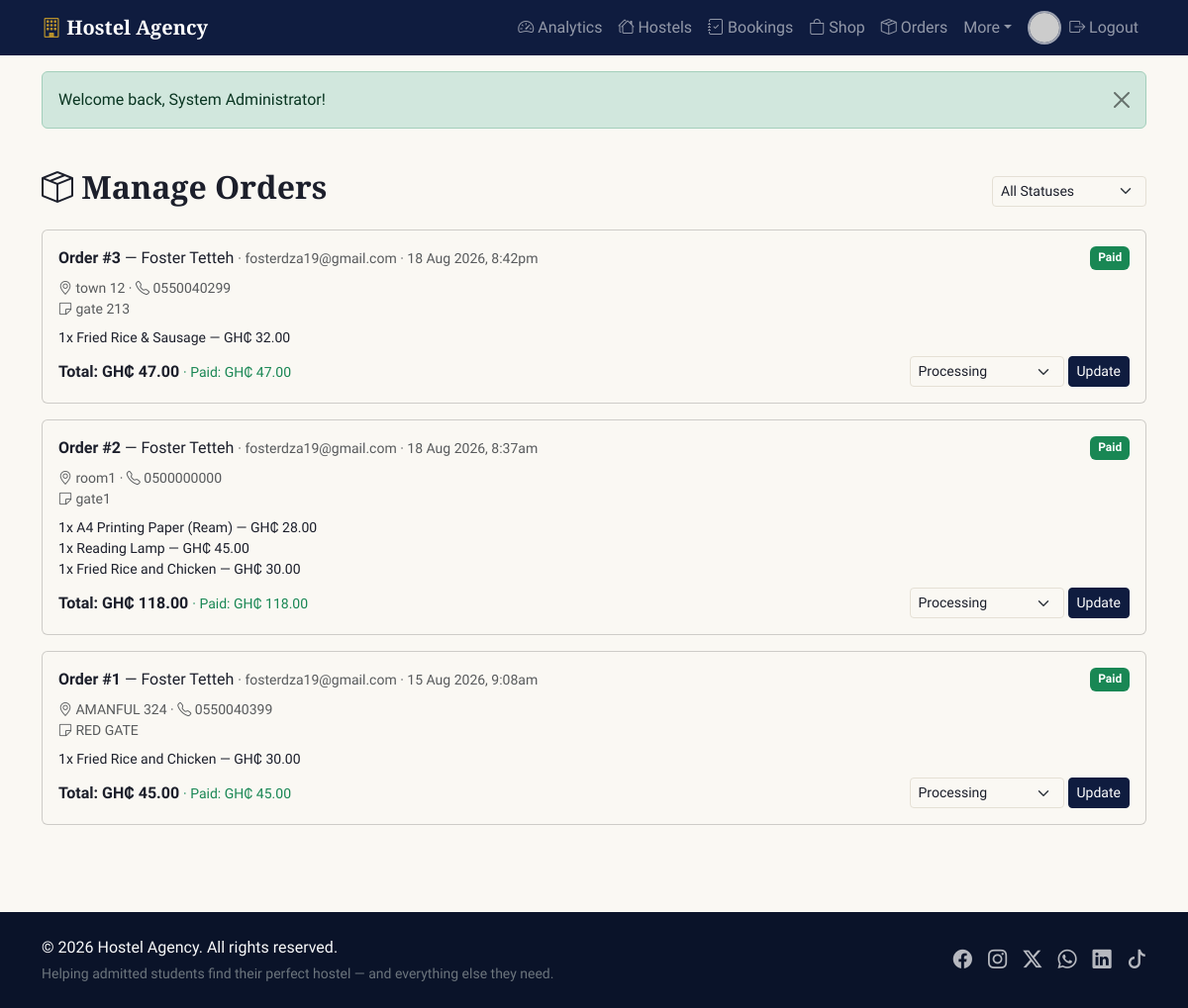
Screenshot of /admin/orders.php (signed in) with the database file from the repository.
### tables this page shows
CREATE TABLE `orders` (
  `id` int(11) NOT NULL,
  `user_id` int(11) NOT NULL,
  `delivery_address` varchar(255) NOT NULL,
  `delivery_phone` varchar(30) NOT NULL,
  `delivery_notes` varchar(255) DEFAULT NULL,
  `subtotal` decimal(10,2) NOT NULL,
  `delivery_fee` decimal(10,2) NOT NULL DEFAULT 15.00,
  `total_amount` decimal(10,2) NOT NULL,
  `amount_paid` decimal(10,2) NOT NULL DEFAULT 0.00,
  `payment_status` enum('unpaid','paid') NOT NULL DEFAULT 'unpaid',
  `status` enum('pending','processing','out_for_delivery','delivered','cancelled') NOT NULL DEFAULT 'pending',
  `created_at` timestamp NOT NULL DEFAULT current_timestamp()
);

CREATE TABLE `users` (
  `id` int(11) NOT NULL,
  `full_name` varchar(120) NOT NULL,
  `email` varchar(150) NOT NULL,
  `phone` varchar(30) DEFAULT NULL,
  `password` varchar(255) NOT NULL,
  `student_id` varchar(50) DEFAULT NULL,
  `date_of_birth` date DEFAULT NULL,
  `profile_picture` varchar(255) DEFAULT NULL,
  `role` enum('student','admin') NOT NULL DEFAULT 'student',
  `created_at` timestamp NOT NULL DEFAULT current_timestamp()
);

CREATE TABLE `order_items` (
  `id` int(11) NOT NULL,
  `order_id` int(11) NOT NULL,
  `product_id` int(11) DEFAULT NULL,
  `product_name` varchar(150) NOT NULL,
  `unit_price` decimal(10,2) NOT NULL,
  `quantity` int(11) NOT NULL,
  `line_total` decimal(10,2) NOT NULL
);

### includes/functions.php (called while the page is built, shortened)
<?php
function h($str) {
    return htmlspecialchars($str ?? '', ENT_QUOTES, 'UTF-8');
}
function get_flash() {
    if (!empty($_SESSION['flash'])) {
        $flash = $_SESSION['flash'];
        return $flash;
    }
    return null;
}
function current_user() {
    return $_SESSION['user'] ?? null;
}
function money($amount) {
    return 'GH₵ ' . number_format((float)$amount, 2);
}
function avatar_url($profilePicture, $fullName = '?') {
    $initials = urlencode(mb_substr(trim($fullName), 0, 1) ?: '?');
    return "https://ui-avatars.com/api/?name={$initials}&background=0d47a1&color=fff&size=128";
}

### admin/orders.php (the view, shortened to what this page needs)
<?php
require_once __DIR__ . '/../includes/functions.php';
$sql = "SELECT o.*, u.full_name, u.email FROM orders o JOIN users u ON u.id = o.user_id";
$params = [];
$sql .= " ORDER BY o.created_at DESC";
$stmt = $pdo->prepare($sql);
$stmt->execute($params);
$orders = $stmt->fetchAll();
$itemsByOrder = [];
if ($orders) {
    $ids = array_column($orders, 'id');
    $placeholders = implode(',', array_fill(0, count($ids), '?'));
    $itemStmt = $pdo->prepare("SELECT * FROM order_items WHERE order_id IN ($placeholders)");
    $itemStmt->execute($ids);
    foreach ($itemStmt->fetchAll() as $item) {
        $itemsByOrder[$item['order_id']][] = $item;
    }
}
$statusLabel = ['pending' => 'Pending Payment', 'processing' => 'Processing', 'out_for_delivery' => 'Out for Delivery', 'delivered' => 'Delivered', 'cancelled' => 'Cancelled'];
require __DIR__ . '/../includes/header.php';
?>
<div class="container py-4">
  <div class="d-flex justify-content-between align-items-center mb-3">
    <h2><i class="bi bi-box-seam"></i> Manage Orders</h2>
    <form class="d-flex gap-2">
      <select class="form-select form-select-sm" name="status" onchange="this.form.submit()">
        <option value="">All Statuses</option>
      </select>
    </form>
  </div>
  <?php foreach ($orders as $order):
  ?>
    <div class="card mb-3 p-3">
      <div class="d-flex justify-content-between flex-wrap gap-2 mb-2">
        <div>
          <strong>Order #<?= (int)$order['id'] ?></strong> — <?= h($order['full_name']) ?>
          <span class="text-muted small"> &middot; <?= h($order['email']) ?> &middot; <?= date('d M Y, g:ia', strtotime($order['created_at'])) ?></span>
        </div>
        <span class="badge bg-<?= $order['payment_status'] === 'paid' ? 'success' : 'danger' ?>"><?= h(ucfirst($order['payment_status'])) ?></span>
      </div>
      <p class="small text-muted mb-2"><i class="bi bi-geo-alt"></i> <?= h($order['delivery_address']) ?> &middot; <i class="bi bi-telephone"></i> <?= h($order['delivery_phone']) ?>
        <?php if ($order['delivery_notes']): ?><br><i class="bi bi-sticky"></i> <?= h($order['delivery_notes']) ?><?php endif; ?>
      </p>
      <ul class="list-unstyled small mb-2">
        <?php foreach ($itemsByOrder[$order['id']] ?? [] as $item): ?>
          <li><?= (int)$item['quantity'] ?>x <?= h($item['product_name']) ?> — <?= money($item['line_total']) ?></li>
        <?php endforeach; ?>
      </ul>
      <div class="d-flex justify-content-between align-items-center flex-wrap gap-2">
        <div>
          <strong>Total: <?= money($order['total_amount']) ?></strong>
          <span class="text-success small"> &middot; Paid: <?= money($order['amount_paid']) ?></span>
        </div>
        <form method="post" action="<?= BASE_URL ?>/admin/order_update.php" class="d-flex gap-1">
          <select name="status" class="form-select form-select-sm">
            <?php foreach ($statusLabel as $key => $label): ?>
              <option value="<?= h($key) ?>" <?= $order['status'] === $key ? 'selected' : '' ?>><?= h($label) ?></option>
            <?php endforeach; ?>
          </select>
          <button class="btn btn-sm btn-primary">Update</button>
        </form>
      </div>
    </div>
  <?php endforeach; ?>
</div>
<?php require __DIR__ . '/../includes/footer.php'; ?>

### includes/header.php (shortened to what this page needs)
<?php
require_once __DIR__ . '/functions.php';
$user = current_user();
$flash = get_flash();
$cartCount = is_logged_in() && $user['role'] === 'student' ? cart_count() : 0;
?>
<!DOCTYPE html>
<html lang="en">
<head>
<link rel="stylesheet" href="https://cdn.jsdelivr.net/npm/bootstrap@5.3.3/dist/css/bootstrap.min.css">
<link rel="stylesheet" href="https://cdn.jsdelivr.net/npm/bootstrap-icons@1.11.3/font/bootstrap-icons.css">
<link rel="stylesheet" href="https://unpkg.com/leaflet@1.9.4/dist/leaflet.css">
<link rel="stylesheet" href="<?= BASE_URL ?>/assets/css/style.css">
</head>
<body>
<nav class="navbar navbar-expand-lg navbar-dark bg-primary sticky-top" aria-label="Main navigation">
  <div class="container">
    <a class="navbar-brand fw-bold" href="<?= BASE_URL ?>/index.php"><i class="bi bi-building"></i> Hostel Agency</a>
    <div class="collapse navbar-collapse" id="navMain">
      <ul class="navbar-nav ms-auto align-items-lg-center">
        <?php if ($user && $user['role'] === 'student'): ?>
          <li class="nav-item"><a class="nav-link" href="<?= BASE_URL ?>/student/dashboard.php"><i class="bi bi-speedometer2"></i> Dashboard</a></li>
          <li class="nav-item"><a class="nav-link" href="<?= BASE_URL ?>/student/hostels.php"><i class="bi bi-search"></i> Hostels</a></li>
          <li class="nav-item"><a class="nav-link" href="<?= BASE_URL ?>/student/shop.php"><i class="bi bi-bag"></i> Shop</a></li>
          <li class="nav-item">
            <a class="nav-link position-relative" href="<?= BASE_URL ?>/student/cart.php">
              <i class="bi bi-cart3"></i> Cart
              <?php if ($cartCount > 0): ?>
                <span class="badge rounded-pill bg-warning text-dark cart-badge"><?= (int)$cartCount ?></span>
              <?php endif; ?>
            </a>
          </li>
          <li class="nav-item dropdown">
            <a class="nav-link dropdown-toggle" href="#" role="button" data-bs-toggle="dropdown" aria-expanded="false">More</a>
            <ul class="dropdown-menu dropdown-menu-end">
              <li><a class="dropdown-item" href="<?= BASE_URL ?>/student/compare.php"><i class="bi bi-bar-chart"></i> Compare Hostels</a></li>
              <li><a class="dropdown-item" href="<?= BASE_URL ?>/student/bookings.php"><i class="bi bi-clock-history"></i> My Bookings</a></li>
              <li><a class="dropdown-item" href="<?= BASE_URL ?>/student/orders.php"><i class="bi bi-box-seam"></i> My Orders</a></li>
              <li><a class="dropdown-item" href="<?= BASE_URL ?>/student/birthday.php"><i class="bi bi-gift"></i> My Birthday</a></li>
              <li><a class="dropdown-item" href="<?= BASE_URL ?>/student/testimonial.php"><i class="bi bi-chat-quote"></i> Share Experience</a></li>
              <li><a class="dropdown-item" href="<?= BASE_URL ?>/news.php"><i class="bi bi-newspaper"></i> News</a></li>
              <li><hr class="dropdown-divider"></li>
              <li><a class="dropdown-item" href="<?= BASE_URL ?>/student/profile.php"><i class="bi bi-person-circle"></i> Profile</a></li>
            </ul>
          </li>
          <li class="nav-item ms-lg-2">
            <a href="<?= BASE_URL ?>/student/profile.php" class="d-flex align-items-center text-decoration-none">
              <img src="<?= h(avatar_url($user['profile_picture'] ?? null, $user['full_name'])) ?>" alt="Your profile picture" class="nav-avatar">
            </a>
          </li>
          <li class="nav-item"><a class="nav-link" href="<?= BASE_URL ?>/logout.php"><i class="bi bi-box-arrow-right"></i> Logout</a></li>
        <?php elseif ($user && $user['role'] === 'admin'): ?>
          <li class="nav-item"><a class="nav-link" href="<?= BASE_URL ?>/admin/dashboard.php"><i class="bi bi-speedometer2"></i> Analytics</a></li>
          <li class="nav-item"><a class="nav-link" href="<?= BASE_URL ?>/admin/hostels.php"><i class="bi bi-houses"></i> Hostels</a></li>
          <li class="nav-item"><a class="nav-link" href="<?= BASE_URL ?>/admin/bookings.php"><i class="bi bi-journal-check"></i> Bookings</a></li>
          <li class="nav-item"><a class="nav-link" href="<?= BASE_URL ?>/admin/products.php"><i class="bi bi-bag"></i> Shop</a></li>
          <li class="nav-item"><a class="nav-link" href="<?= BASE_URL ?>/admin/orders.php"><i class="bi bi-box-seam"></i> Orders</a></li>
          <li class="nav-item dropdown">
            <a class="nav-link dropdown-toggle" href="#" role="button" data-bs-toggle="dropdown" aria-expanded="false">More</a>
          </li>
          <li class="nav-item ms-lg-2">
            <img src="<?= h(avatar_url($user['profile_picture'] ?? null, $user['full_name'])) ?>" alt="Admin profile picture" class="nav-avatar">
          </li>
          <li class="nav-item"><a class="nav-link" href="<?= BASE_URL ?>/logout.php"><i class="bi bi-box-arrow-right"></i> Logout</a></li>
        <?php endif; ?>
      </ul>
    </div>
  </div>
</nav>
<?php if ($flash): ?>
  <div class="container mt-3">
    <div class="alert alert-<?= $flash['type'] === 'error' ? 'danger' : h($flash['type']) ?> alert-dismissible fade show" role="alert">
      <?= h($flash['message']) ?>
      <button type="button" class="btn-close" data-bs-dismiss="alert" aria-label="Close"></button>
    </div>
  </div>
<?php endif; ?>
<main>

### includes/footer.php (shortened to what this page needs)
</main>
<?php
$socialLinks = [
    'facebook'  => ['url' => '#', 'icon' => 'bi-facebook',   'label' => 'Facebook'],
    'instagram' => ['url' => '#', 'icon' => 'bi-instagram',  'label' => 'Instagram'],
    'twitter'   => ['url' => '#', 'icon' => 'bi-twitter-x',  'label' => 'X (Twitter)'],
    'whatsapp'  => ['url' => '#', 'icon' => 'bi-whatsapp',   'label' => 'WhatsApp'],
    'linkedin'  => ['url' => '#', 'icon' => 'bi-linkedin',   'label' => 'LinkedIn'],
    'tiktok'    => ['url' => '#', 'icon' => 'bi-tiktok',     'label' => 'TikTok'],
];
?>
<footer class="text-light mt-5 py-4" style="background:var(--navy-dark);">
  <div class="container">
    <div class="d-flex flex-column flex-md-row justify-content-between align-items-center gap-3">
      <div class="text-center text-md-start">
        <p class="mb-1">&copy; <?= date('Y') ?> Hostel Agency. All rights reserved.</p>
        <p class="mb-0 small text-secondary">Helping admitted students find their perfect hostel — and everything else they need.</p>
      </div>
      <div class="d-flex gap-3 social-links">
        <?php foreach ($socialLinks as $key => $s): ?>
          <?php if (!empty($s['url'])): ?>
            <a href="<?= h($s['url']) ?>" target="_blank" rel="noopener noreferrer" aria-label="<?= h($s['label']) ?>" title="<?= h($s['label']) ?>">
              <i class="bi <?= h($s['icon']) ?>"></i>
            </a>
          <?php endif; ?>
        <?php endforeach; ?>
      </div>
    </div>
  </div>
</footer>
</body>
</html>

### assets/css/style.css (style rules this page uses)
:root { --navy: #0f1c3f; --navy-dark: #0a1329; --navy-light: #24365f; --gold: #b8912c; --gold-dark: #97731f; --gold-light: #d9b95c; --cream: #faf8f3; --card-bg: #ffffff; --border-subtle: #e5e0d5; --text-dark: #1c1f2b; --text-muted: #6b7280; --bs-body-bg: var(--cream); --bs-body-color: var(--text-dark); --bs-border-color: var(--border-subtle); --bs-primary: var(--navy); --bs-primary-rgb: 15, 28, 63; --bs-warning: var(--gold); --bs-warning-rgb: 184, 145, 44; --bs-link-color: var(--navy); --bs-link-hover-color: var(--gold-dark); }
body { background-color: var(--cream); font-family: 'Source Sans 3', 'Segoe UI', Roboto, Arial, sans-serif; color: var(--text-dark); }
h1, h2, h3, h4, .navbar-brand { font-family: 'Playfair Display', Georgia, 'Times New Roman', serif; font-weight: 700; }
.navbar-brand i { color: var(--gold); }
.navbar.bg-primary, .bg-primary { background-color: var(--navy) !important; }
.btn-primary { background-color: var(--navy); border-color: var(--navy); }
.nav-avatar { width: 34px; height: 34px; border-radius: 50%; object-fit: cover; border: 2px solid rgba(255,255,255,.6); }
.social-links a { color: rgba(255,255,255,.7); font-size: 1.2rem; transition: color .15s ease, transform .15s ease; display: inline-flex; }

### rows the page displays
orders: id "3", user.full_name "Foster Tetteh", user.email "fosterdza19@gmail.com", created_at "18 Aug 2026, 8:42pm", payment_status "Paid", delivery_address "town 12", delivery_phone "0550040299", delivery_notes "gate 213", total_amount "GH₵ 47.00", amount_paid "GH₵ 47.00", status "Processing"
order_items: quantity "1", product_name "Fried Rice & Sausage", line_total "GH₵ 32.00"
orders: id "2", user.full_name "Foster Tetteh", user.email "fosterdza19@gmail.com", created_at "18 Aug 2026, 8:37am", payment_status "Paid", delivery_address "room1", delivery_phone "0500000000", delivery_notes "gate1", total_amount "GH₵ 118.00", amount_paid "GH₵ 118.00", status "Processing"
order_items: quantity "1", product_name "A4 Printing Paper (Ream)", line_total "GH₵ 28.00"
order_items: quantity "1", product_name "Reading Lamp", line_total "GH₵ 45.00"
order_items: quantity "1", product_name "Fried Rice and Chicken", line_total "GH₵ 30.00"
orders: id "1", user.full_name "Foster Tetteh", user.email "fosterdza19@gmail.com", created_at "15 Aug 2026, 9:08am", payment_status "Paid", delivery_address "AMANFUL 324", delivery_phone "0550040399", delivery_notes "RED GATE", total_amount "GH₵ 45.00", amount_paid "GH₵ 45.00", status "Processing"
order_items: quantity "1", product_name "Fried Rice and Chicken", line_total "GH₵ 30.00"

### other values shown
$flash['message'] "Welcome back, System Administrator!"
